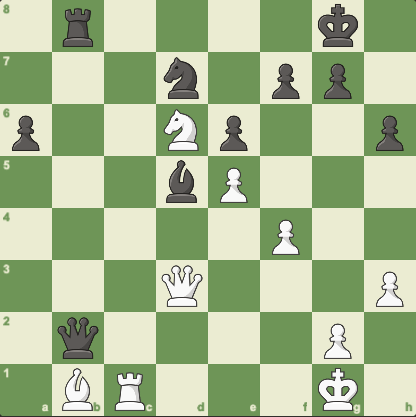
#> input picture board.png, 416 x 417 px, found by its file name
$ python slider.py
#> lines starting #> are read from the running program, lines starting #| are printed output that depends on the picture; after the words box and inside, x2 and y2 are one past the last pixel; in counts of white or black regions, pixels touching at a corner belong together
from __future__ import print_function
import cv2 as cv
import numpy as np


# src = cv.imread("pic-good.jpg")
src = cv.imread("board.png")
#> src is the input picture: shape (417, 416, 3); mean B, G, R 146.8, 187.1, 168.9
width = src.shape[0]
#> width = 417

window_name = "Threshold Demo"
sliders = [
    ["blur", 1, int(width / 100)],
    ["thresh", 11, int(width)],
    ["thresh2", 2, 10],
    ["close", 2, 3],
]


def update(val):
    vals = [cv.getTrackbarPos(slider[0], window_name) for slider in sliders]
    # blur = cv.medianBlur(src_gray, values[0])
    # blur = cv.blur(src_gray, (values[0], values[0]))
    # _, dst = cv.threshold(blur, values[1], 255, values[2])
    kernel = np.ones((vals[0], vals[0]), np.uint8)
    blur = cv.erode(src_gray, kernel)
    th2 = cv.adaptiveThreshold(
        blur, 255, cv.ADAPTIVE_THRESH_MEAN_C, cv.THRESH_BINARY, vals[1], vals[2]
    )
    if vals[3]:
        th2 = cv.morphologyEx(th2, cv.MORPH_CLOSE, kernel, iterations=vals[3])
    cv.imshow(window_name, th2)


src_gray = cv.cvtColor(src, cv.COLOR_BGR2GRAY)
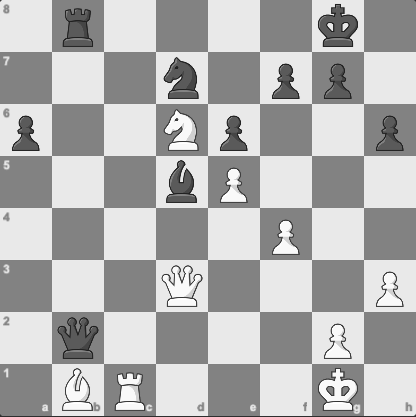
#> src_gray: shape (417, 416); min 29, max 255, mean 177.1

cv.namedWindow(window_name)

for slider in sliders:
    cv.createTrackbar(slider[0], window_name, slider[1], slider[2], update)
update(0)
#> in update, `th2 = cv.adaptiveThreshold( blur, 255, cv.ADAPTIVE_THRESH_MEAN_C, cv.T..`:
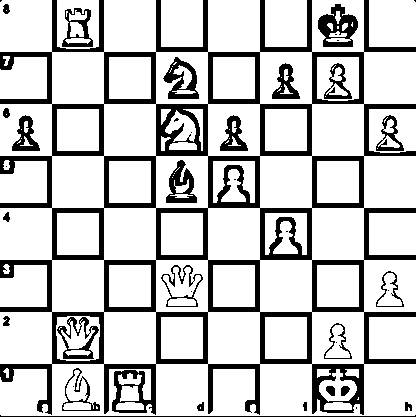
#> th2: shape (417, 416); 78.5% white; 39 black regions (14 under 20 px), largest, box (x1, y1, x2, y2) and area: (0, 0, 416, 415) 29738, (318, 4, 358, 47) 918, (163, 57, 199, 99) 703
# Wait until user finishes program
cv.waitKey()

$ run again, with pic-good.JPG saved as board.png
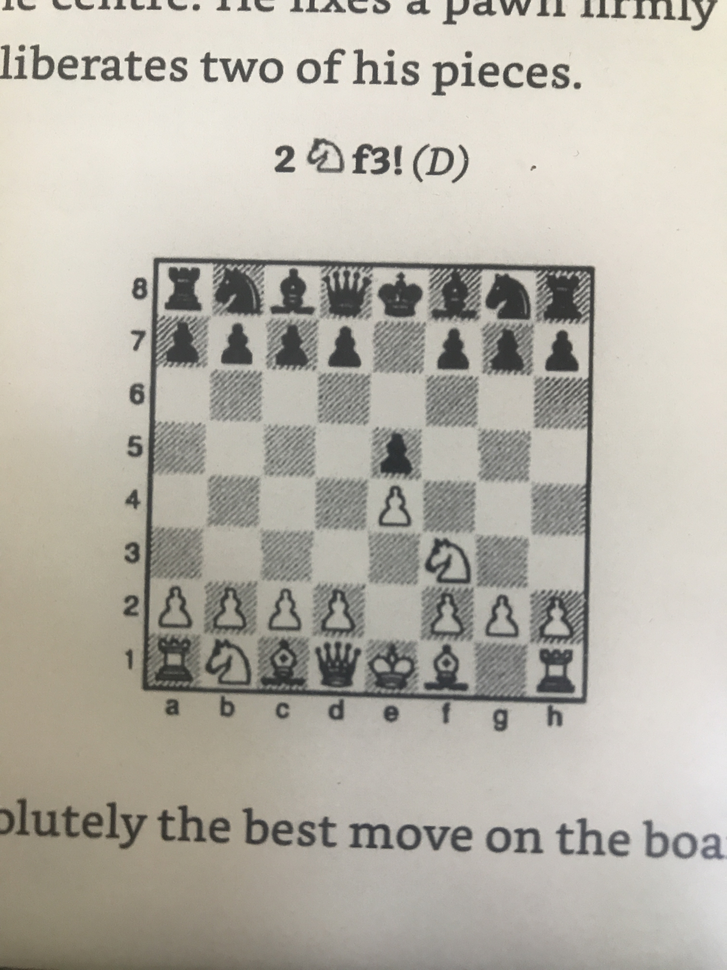
#> input picture pic-good.JPG, 727 x 970 px, shrunk from 3024 x 4032 before the run, found by its file name
#> src is the input picture: shape (970, 727, 3); mean B, G, R 168.3, 178, 181.8
#> `src_gray = cv.cvtColor(src, cv.COLOR_BGR2GRAY)`:
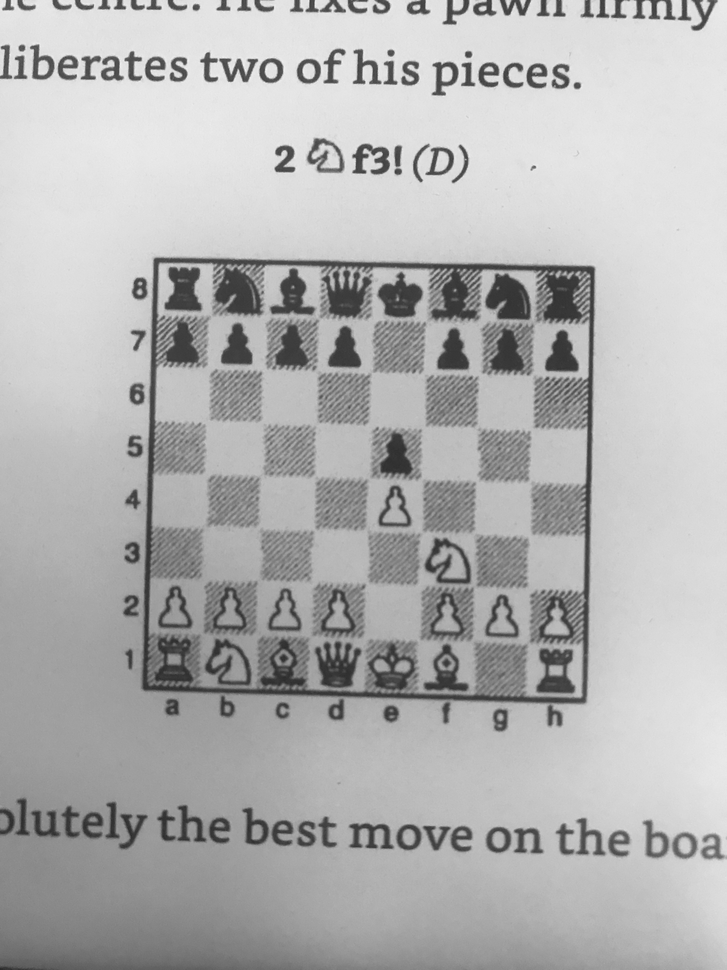
#> src_gray: shape (970, 727); min 42, max 242, mean 178
#> in update, `th2 = cv.adaptiveThreshold( blur, 255, cv.ADAPTIVE_THRESH_MEAN_C, cv.T..`:
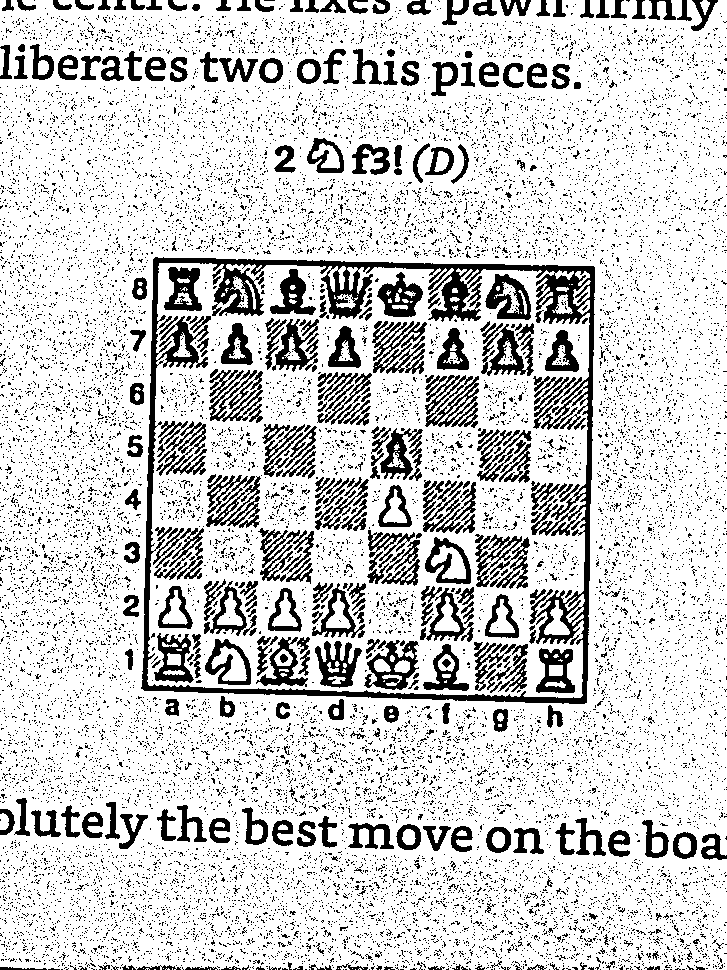
#> th2: shape (970, 727); 81% white; 17258 black regions (16846 under 20 px), largest, box (x1, y1, x2, y2) and area: (141, 257, 595, 704) 18384, (481, 323, 534, 376) 1313, (425, 375, 479, 427) 1192
